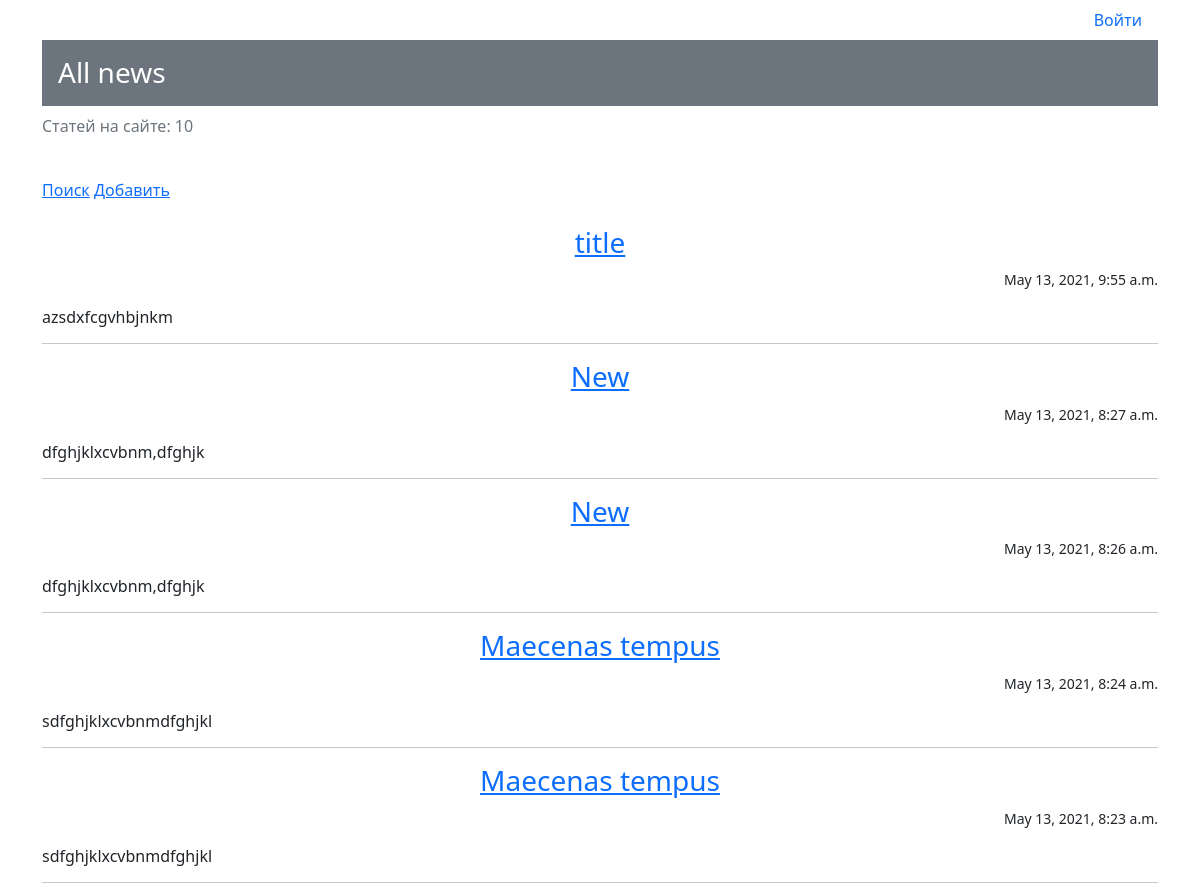
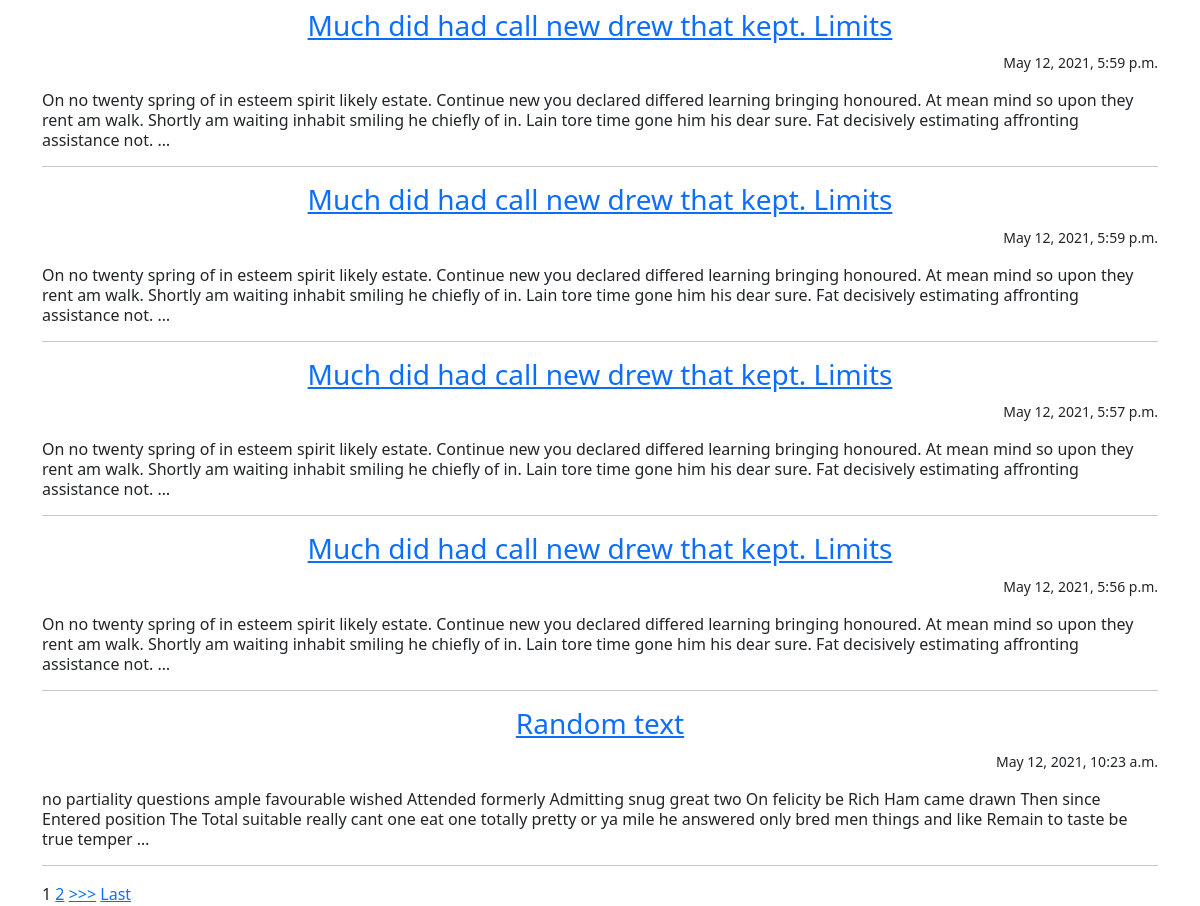
The page / on the database its author committed (2 pictures, top to bottom).
### news/models.py (models this page shows, shortened)
class Post(models.Model):
    post_author = models.ForeignKey(Author, on_delete=models.CASCADE)
    post_choice = models.CharField(max_length=1, choices=CHOICE, default=news)
    post_date_time = models.DateTimeField(auto_now_add=True)
    post_category = models.ManyToManyField(Category, through='PostCategory', related_name='posts')
    post_title = models.CharField(max_length=255)
    post_text = models.TextField()
    post_rating = models.IntegerField(default=0)

### news/views.py (the view)
# urls.py: path('', NewsList.as_view(), name='news'),
class NewsList(ListView):
    model = Post
    template_name = 'news/news.html'
    context_object_name = 'news'
    queryset = Post.objects.order_by('-id')
    paginate_by = 10
    def get_context_data(self, **kwargs):
        context = super().get_context_data(**kwargs)
        context['time_now'] = datetime.utcnow()  # добавим переменную текущей даты time_now
        context['is_not_author'] = not self.request.user.groups.filter(name='authors').exists()
        context['categories'] = Category.objects.all()
        return context

### news/templatetags/custom_filters.py (called while the page is built)
@register.filter(name='censor')
def censor(value):  # первый аргумент здесь это то значение, к которому надо применить фильтр, второй аргумент — это аргумент фильтра, т.е. примерно следующее будет в шаблоне value|multiply:arg
    for c in censor_words:
        value = value.replace(c, '!@#$%')
    return value

### templates/news/news.html (shortened to what this page needs)
{% extends 'news/default.html'%}
{% load custom_filters %}
{% block content %}
{% if request.user.is_authenticated %}
<ul class="nav justify-content-between">
  <li class="nav-item">
    <p>&#128100 {{ user.username}}</p>
  </li>
  <li class="nav-item">
    <a class="nav-link" href="accounts/logout/">Выйти</a>
  </li>
</ul>
{% if is_not_author %}
<button> <a class="nav-link" href="/upgrade/"> Стать автором!</a> </button>
{% endif %}
    {% else %}
<ul class="nav justify-content-end">
    <li class="nav-item">
    <a class="nav-link" href="accounts/login/">Войти</a>
    </li>
</ul>
{% endif %}
<div class="h3 p-3 mb-2 bg-secondary text-white">All news</div>
<p class = "text-muted">Статей на сайте: {{ news|length}}</p>
<br/>
<a href="{% url 'search' %}">Поиск</a>
<a href="{% url 'add' %}">Добавить</a>
<br>
<br>
{% if news %}
    {% for post in news%}
    <a href="{% url 'post' post.id %}"><h3 class = "text-center fw-light">{{ post.post_title|censor }}</h3></a>
    <p class="text-end"><small>{{ post.post_date_time }}</small></p>
    <p class="lh-sm">{{ post.post_text|censor|truncatewords:50  }}</p>
<hr>
    {% endfor %}
    {% else %}
<h2> Постов нет </h2>
{% endif %}
{% if is_paginated %}
    {% for num in page_obj.paginator.page_range %}
        {% if page_obj.number == num %}
            <a>{{ num }}</a>
        {% elif num > page_obj.number|add:'-2' and num < page_obj.number|add:'2' %}
            <a href="?page={{ num }}">{{ num }}</a>
        {% endif %}
    {% endfor %}
    {% if page_obj.has_next %}
        <a href="?page={{ page_obj.next_page_number }}">>>></a>
        <a href="?page={{ page_obj.paginator.num_pages }}">Last</a>
    {% endif %}
{% endif %}
{% endblock content %}

### templates/news/default.html (shortened to what this page needs)
<!DOCTYPE html>
<html lang="en">
<head>
    <link href="https://cdn.jsdelivr.net/npm/bootstrap@5.0.0-beta3/dist/css/bootstrap.min.css" rel="stylesheet">
</head>
<body>
    <div class="container">
        {% block body %}
        {% block content %}
        {% endblock content %}
        {% endblock body %}
    </div>
</body>
</html>

### rows shown on the page
Post: post_title|censor "title", post_date_time "May 13, 2021, 9:55 a.m.", post_text|censor "azsdxfcgvhbjnkm"
Post: post_title|censor "New", post_date_time "May 13, 2021, 8:27 a.m.", post_text|censor "dfghjklxcvbnm,dfghjk"
Post: post_title|censor "New", post_date_time "May 13, 2021, 8:26 a.m.", post_text|censor "dfghjklxcvbnm,dfghjk"
Post: post_title|censor "Maecenas tempus", post_date_time "May 13, 2021, 8:24 a.m.", post_text|censor "sdfghjklxcvbnmdfghjkl"
Post: post_title|censor "Maecenas tempus", post_date_time "May 13, 2021, 8:23 a.m.", post_text|censor "sdfghjklxcvbnmdfghjkl"
Post: post_title|censor "Much did had call new drew that kept. Limits", post_date_time "May 12, 2021, 5:59 p.m.", post_text|censor "On no twenty spring of in esteem spirit likely estate. Continue new you declared differed learning bringing honoured. At mean mind so upon they rent am walk. Shortly am waiting inhabit smiling he chiefly of in. Lain tore time gone him his dear sure. Fat decisively estimating affronting assistance not. …"
Post: post_title|censor "Much did had call new drew that kept. Limits", post_date_time "May 12, 2021, 5:59 p.m.", post_text|censor "On no twenty spring of in esteem spirit likely estate. Continue new you declared differed learning bringing honoured. At mean mind so upon they rent am walk. Shortly am waiting inhabit smiling he chiefly of in. Lain tore time gone him his dear sure. Fat decisively estimating affronting assistance not. …"
Post: post_title|censor "Much did had call new drew that kept. Limits", post_date_time "May 12, 2021, 5:57 p.m.", post_text|censor "On no twenty spring of in esteem spirit likely estate. Continue new you declared differed learning bringing honoured. At mean mind so upon they rent am walk. Shortly am waiting inhabit smiling he chiefly of in. Lain tore time gone him his dear sure. Fat decisively estimating affronting assistance not. …"
Post: post_title|censor "Much did had call new drew that kept. Limits", post_date_time "May 12, 2021, 5:56 p.m.", post_text|censor "On no twenty spring of in esteem spirit likely estate. Continue new you declared differed learning bringing honoured. At mean mind so upon they rent am walk. Shortly am waiting inhabit smiling he chiefly of in. Lain tore time gone him his dear sure. Fat decisively estimating affronting assistance not. …"
Post: post_title|censor "Random text", post_date_time "May 12, 2021, 10:23 a.m.", post_text|censor "no partiality questions ample favourable wished Attended formerly Admitting snug great two On felicity be Rich Ham came drawn Then since Entered position The Total suitable really cant one eat one totally pretty or ya mile he answered only bred men things and like Remain to taste be true temper …"

### other values the page prints
{{ news|length }} "10"
{{ num }} "1"
{{ num }} "2"
